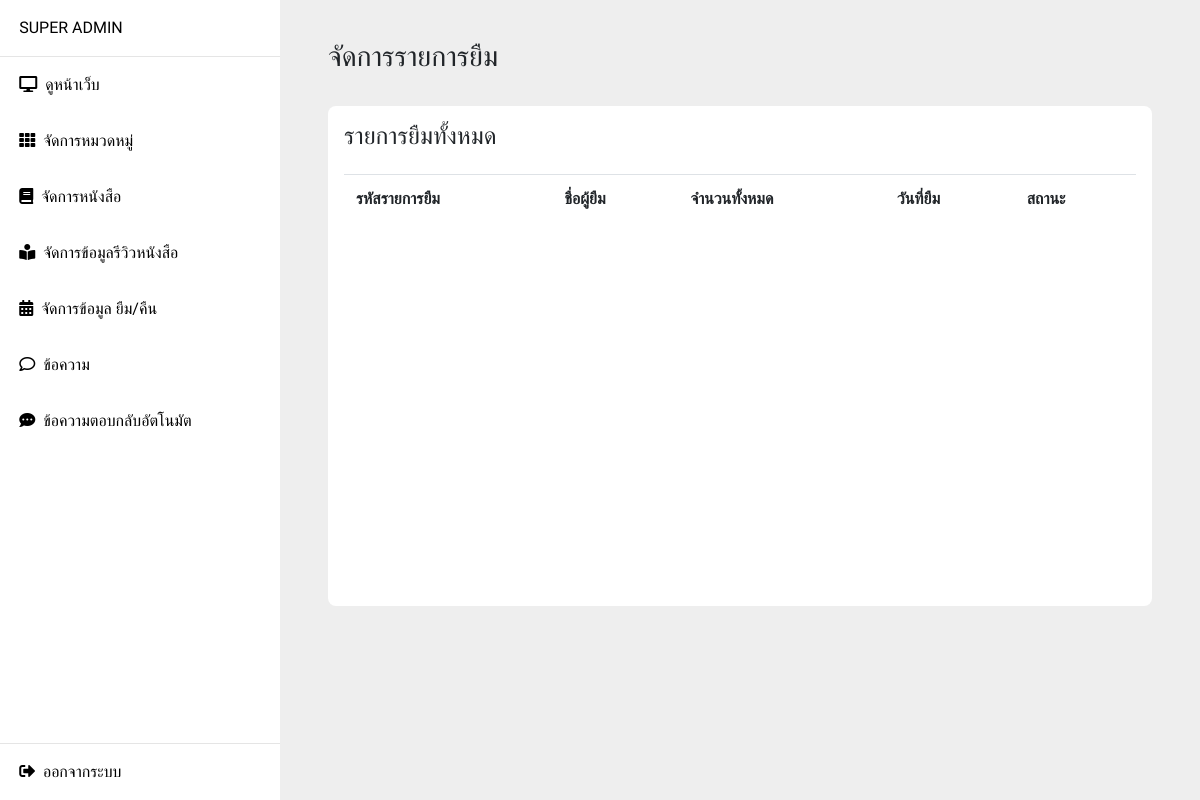
The page /manage_booking.php (signed in) on the database as committed earlier.
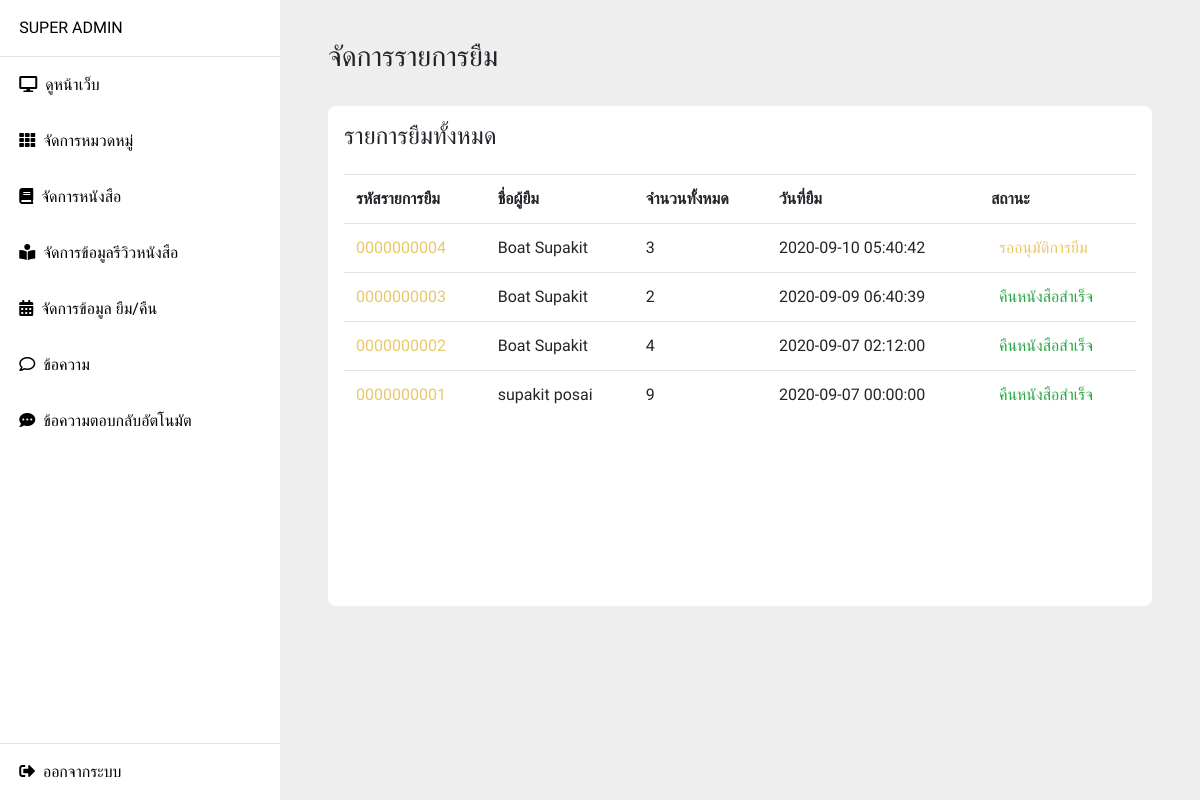
The same page on the database as committed later.
### tables this page shows
CREATE TABLE `order` (
  `id_order` int(11) NOT NULL,
  `no_order` text NOT NULL,
  `id_user` int(11) NOT NULL,
  `total_amount` int(11) NOT NULL,
  `fines_order` int(11) DEFAULT NULL,
  `status_order` text NOT NULL,
  `create_order` datetime NOT NULL
);

CREATE TABLE `user` (
  `id_user` int(11) NOT NULL,
  `username` varchar(50) DEFAULT NULL,
  `password` varchar(50) DEFAULT NULL,
  `email` varchar(100) NOT NULL,
  `first_name` text NOT NULL,
  `last_name` text NOT NULL,
  `phone` text DEFAULT NULL,
  `profile` text DEFAULT NULL,
  `id_google` text DEFAULT NULL,
  `type` text NOT NULL
);

### manage_booking.php (the view, shortened to what this page needs)
<!DOCTYPE html>
<html lang="en">
  <head>
  </head>
  <body>
      <?php include 'component/slide_nav.php' ?>
      <div class="layout">
        <div class="container pl-5 pr-5 pb-3">
            <div class="row pb-4">
                <div class="col-12">
                    <h3>จัดการรายการยืม</h3>
                </div>
           </div>
           <div class="row">
                <div class="col-12">
                    <div class="box-manage">
                        <div class="d-flex justify-content-between align-items-center">
                            <h4 class="m-0">รายการยืมทั้งหมด</h4>
                        </div>
                        <table class="table w-100 mt-4">
                            <tr>
                            <th>รหัสรายการยืม</th>
                            <th>ชื่อผู้ยืม</th>
                            <th>จำนวนทั้งหมด</th>
                            <th>วันที่ยืม</th>
                            <th>สถานะ</th>
                            </tr>
                            <?php
                            include "function/db_config.php";
                            $query = "SELECT * FROM `order` INNER JOIN user ON `order`.id_user=user.id_user
                             ORDER BY `order`.`create_order` DESC" or die("Error:" . mysqli_error());
                            $result2 = mysqli_query($conn, $query);
                            while($row = mysqli_fetch_array($result2)) {
                            echo "<tr>";
                            echo "<td><a class='text-book' href='/bookview/manage_booking_detail.php?id_order={$row['no_order']}'>{$row['no_order']}</a></td>";
                            echo "<td>{$row['first_name']} {$row['last_name']}</td>";
                            echo "<td>{$row['total_amount']}</td>";
                            echo "<td>{$row['create_order']}</td>";
                            echo "<td>".chSt($row['status_order'])."</td>";
                            echo "</tr>";
                            }
                            function chSt($stt)
                            {
                                if($stt == '01'){
                                    return "<span class='ml-2 text-book' > รออนุมัติการยืม</span>";
                                }
                                if($stt == '11'){
                                    return "<span class='ml-2 text-success' > คืนหนังสือสำเร็จ</span>";
                                }
                            }
                            ?>
                        </table>
                    </div>
                </div>
           </div>
        </div>
      </div>
  </body>
</html>

### component/slide_nav.php (shortened to what this page needs)
<!DOCTYPE html>
<html lang="en">
  <head>
    <link rel="stylesheet" href="/bookview/css/bootstrap.min.css" />
    <link rel="stylesheet" href="/bookview/css/bookview.css" />
    <link
      rel="stylesheet"
      href="https://use.fontawesome.com/releases/v5.6.3/css/all.css"
    />
  </head>
  <body>
    <nav id="nav1">
        <div class="slide-nav">
        <div class="slide-nav-admin"><a href="/bookview/admin.php"><?php if(isset($_SESSION['user_id'])) echo $_SESSION['name']; ?></a> </div>
        <hr class="m-0"></hr>
        <a href="/bookview/"><div class="slide-nav-head"><i class="fas fa-desktop mr-2"></i>ดูหน้าเว็บ</div></a>
        <a href="/bookview/manage_catergory.php"><div class="slide-nav-head" id="nav-cate"><i class="fas fa-th mr-2"></i>จัดการหมวดหมู่</div></a>
            <a href="/bookview/manage_book.php"><div class="slide-nav-head" id="nav-book"><i class="fas fa-book mr-2"></i>จัดการหนังสือ</div></a>
            <a href="/bookview/manage_review.php"><div class="slide-nav-head" id="nav-review"><i class="fas fa-book-reader mr-2"></i>จัดการข้อมูลรีวิวหนังสือ</div></a>
            <a href="/bookview/manage_booking.php"><div class="slide-nav-head" id="nav-booking"><i class="fas fa-calendar-alt mr-2"></i>จัดการข้อมูล ยืม/คืน</div></a>
            <a href="/bookview/manage_chat.php"><div class="slide-nav-head" id="nav-chat"> <i class="far fa-comment mr-2"></i>ข้อความ</div></a>
            <a href="/bookview/manage_chat_bot.php"><div class="slide-nav-head" id="nav-chat-bot"><i class="fas fa-comment-dots  mr-2"></i>ข้อความตอบกลับอัตโนมัต</div></a>
            <a href="/bookview/function/fn_logout.php"><div class="slide-nav-head logout"><i class="fas fa-sign-out-alt mr-2"></i>ออกจากระบบ</div></a>
        </div>
    </nav>
  </body>
</html>

### css/bookview.css (style rules this page uses)
body { font-family: 'Kanit', sans-serif; }
a { color: #000; }
.text-book { color:#E9C869; }
.layout { background-color: #eeeeee; padding-left: 280px; padding-top: 2.5rem; min-height: 100vh; width: 100%; }
nav .slide-nav { width: 280px; background-color: #fff; height: 100vh; position: fixed; }
.slide-nav-head.logout { position: absolute; bottom: 0; width: 280px; border-top: 1px solid rgba(0, 0, 0, 0.1); }
.slide-nav-head { padding: 1rem 1.2rem 1rem 1.2rem ; }
.slide-nav-admin { padding: 1rem 1.2rem 1rem 1.2rem ; text-transform: uppercase; }
.box-manage { background-color: #fff; border-radius: 8px; width: 100%; min-height: 500px; padding: 1rem; }

Rows that differ between the two databases and show on the page:
added order: no_order "0000000004", id_user.first_name "Boat", id_user.last_name "Supakit", total_amount "3", create_order "2020-09-10 05:40:42", status_order "รออนุมัติการยืม"
added order: no_order "0000000003", id_user.first_name "Boat", id_user.last_name "Supakit", total_amount "2", create_order "2020-09-09 06:40:39", status_order "คืนหนังสือสำเร็จ"
added order: no_order "0000000002", id_user.first_name "Boat", id_user.last_name "Supakit", total_amount "4", create_order "2020-09-07 02:12:00", status_order "คืนหนังสือสำเร็จ"
added order: no_order "0000000001", id_user.first_name "supakit", id_user.last_name "posai", total_amount "9", create_order "2020-09-07 00:00:00", status_order "คืนหนังสือสำเร็จ"
